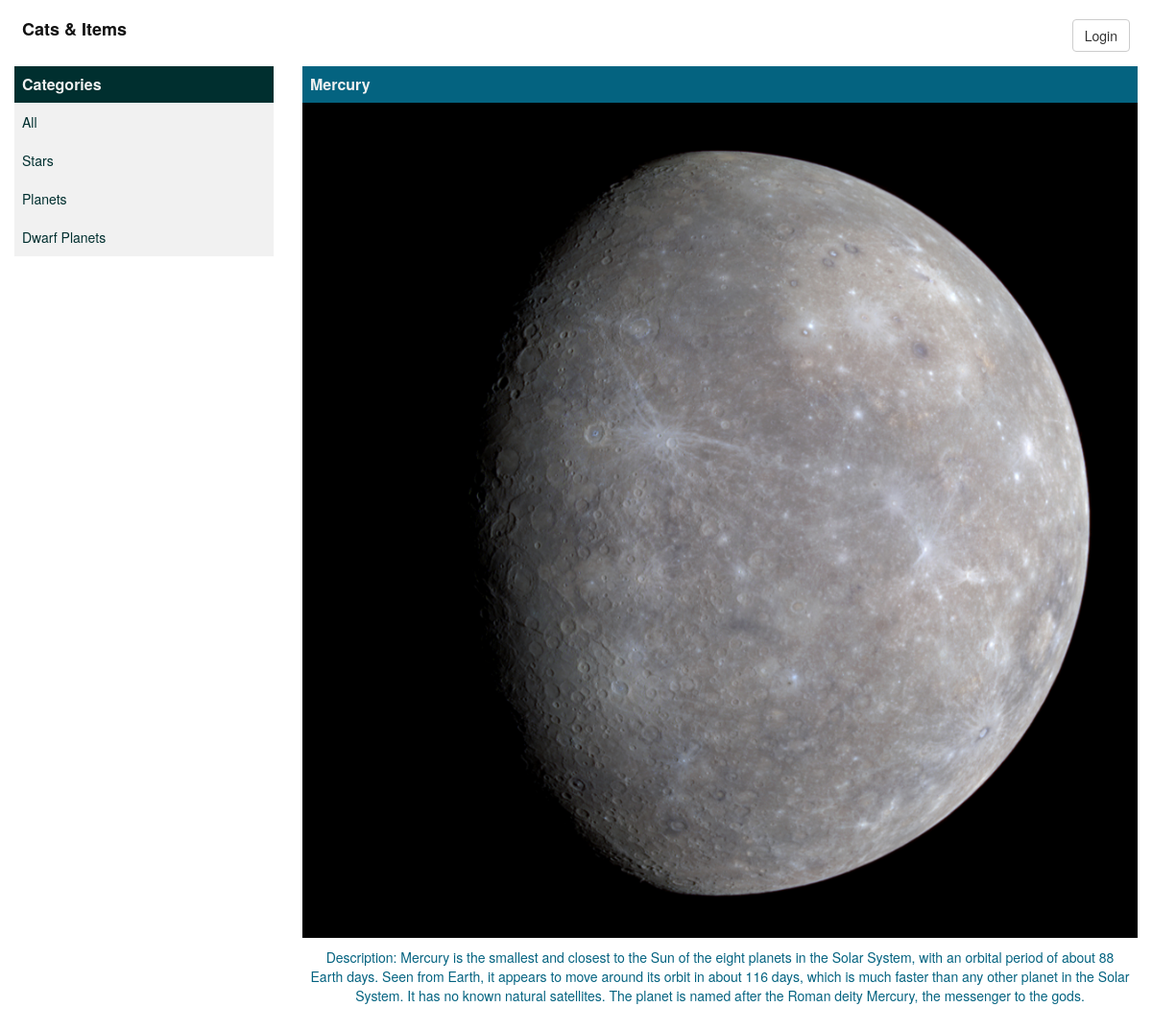
/item/Mercury/2, run on the app's committed database.
### database_setup.py (models this page shows, shortened)
class Category(Base):
    __tablename__ = 'categories'
    id = Column(
        'id', Integer,
        nullable=False,
        primary_key=True)
    name = Column(
        'name', String,
        nullable=False)

class Item(Base):
    __tablename__ = 'items'
    id = Column(
        'id', Integer,
        nullable=False,
        primary_key=True)
    name = Column(
        'name', String,
        nullable=False)
    description = Column(
        'description', String)
    category = Column(
        'category',
        ForeignKey('categories.id'),
        nullable=False)
    image = Column(
        'image',
        String)
    categories = relationship(Category)

### application.py (the view)
@app.route("/item/<item_name>/<int:item_id>")
def item(item_name, item_id):
    context = generate_context(
        item_id=item_id)
    return render_template(
        'item_details.html',
        categories=context['categories'],
        title="Item - " + item_name,
        item=context['items'])

### application.py (called while the page is built)
def generate_context(item_id=None, category_id=None):
    context = dict()
    context['categories'] = crud.get_all_categories()
    if item_id is not None:
        context['items'] = crud.get_item_by_id(item_id)
    elif category_id is not None:
        context['items'] = crud.get_items_by_category(category_id)
    else:
        context['items'] = crud.get_all_items()
    return context

### crud.py (called while the page is built)
def get_all_entries(type):
    entries = session.query(type).all()
    return entries

def get_all_categories():
    entries = get_all_entries(Category)
    return entries

def get_item_by_id(item_id):
    entry = session.query(Item).filter_by(id=item_id).one()
    return entry

### templates/item_details.html (shortened to what this page needs)
<!DOCTYPE html>
{% extends "main_cat_item_list.html" %}
{% block items %}
<h2 class="item-head">{{ item.name }}
</h2>
{% if item.image %}
<div class="item-image">
    <img class="img-responsive img" src="{{ url_for('static', filename="uploads/images/%s" % item.image) }}" alt="{{ item.name}}">
</div>
{% endif %}
<div class="item-description">
    Description: {{ item.description }}
</div>
{% endblock %}

### templates/main_cat_item_list.html
<!DOCTYPE html>
{% extends "index.html" %}
{% block main_area %}
<div class="row">
    <div class="col-sm-3 categories">
        <h2 class="cat-head">Categories</h2>
        <ul class="cat-menu">
            <li class="cat-entry">
                <a href="{{ url_for('index') }}">All</a>
            </li>
            {% for category in categories %}
            <li class="cat-entry">
                <a href="{{ url_for('category', category_name=category.name, category_id=category.id)  }}">{{ category.name }}</a>
            </li>
            {% endfor %}
        </ul>
    </div >
    <div class="col-sm-9">
        <div class="items">
            {% block items %}
            {% endblock %}
        </div>
    </div>
</div>
{% endblock %}

### static/css/style.css (style rules this page uses)
.cat-head, .items-head, .item-head, .login-head { font-size: 16px; font-weight: bold; padding: 10px 0 10px 8px; margin: 15px 0 0 0; color: #F1F1F1; }
.cat-head, .login-head { background-color: #002F2F; }
.items-head, .item-head { background-color: #046380; }
ul { list-style-type: none; padding: 0; margin: 0; width: 100%; }
li a { text-decoration: none; display: block; height: 40px; padding: 10px 0 10px 8px; }
li { white-space: nowrap; overflow: hidden; }
li.cat-entry a { color: #002F2F; background-color: #F1F1F1; }
.item-description, .no-items { padding: 10px 8px 10px; margin-bottom: 10px; color: #046380; text-align: center; }
.img { margin: 0 auto; }
.items { padding-bottom: 10px; }

### data on the page
Category: name "Stars"
Category: name "Planets"
Category: name "Dwarf Planets"
Item: name "Mercury", image (picture), description "Mercury is the smallest and closest to the Sun of the eight planets in the Solar System, with an orbital period of about 88 Earth days. Seen from Earth, it appears to move around its orbit in about 116 days, which is much faster than any other planet in the Solar System. It has no known natural satellites. The planet is named after the Roman deity Mercury, the messenger to the gods."
